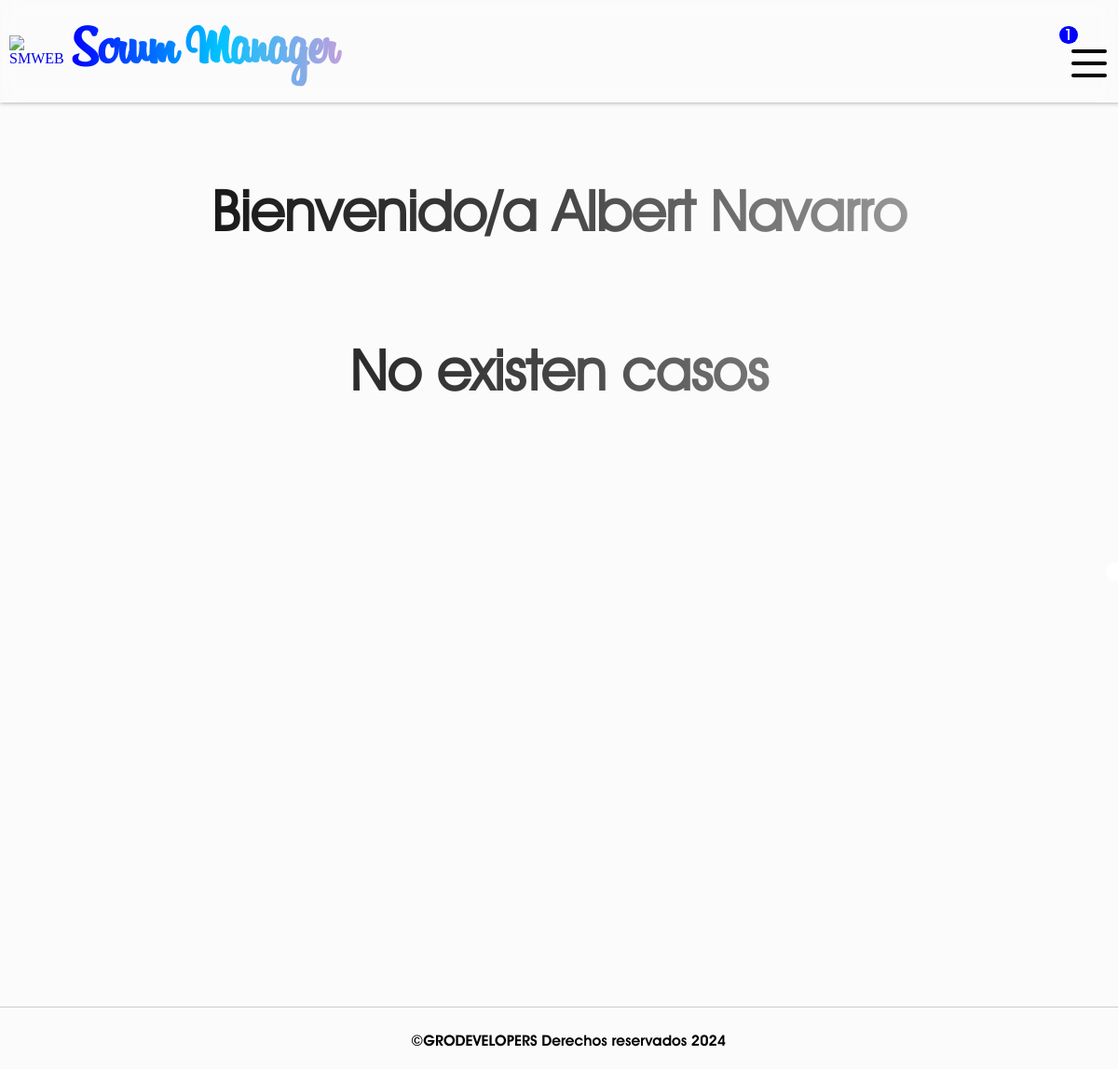
/ (signed in), run on an earlier commit of the app's database.
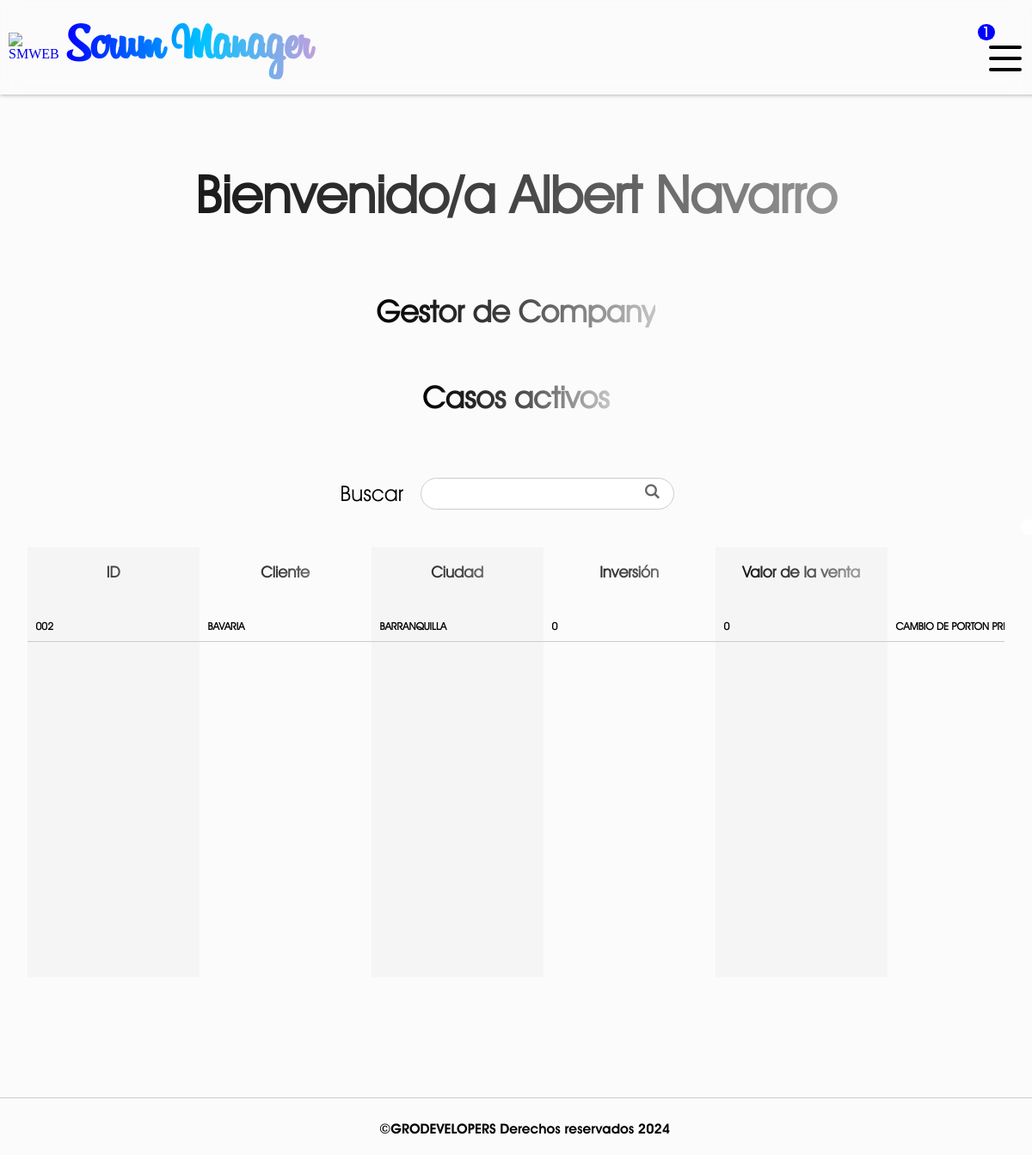
And on a later commit of the database.
### SMWEB/models.py (models this page shows, shortened)
class CustomUser(AbstractUser):
    rol = models.CharField(max_length=60, null=False)
    company = models.ForeignKey(Company, on_delete=models.CASCADE, null=True)
    class Meta:
        verbose_name = 'Usuario'
        verbose_name_plural = 'Usuarios'

class Company(models.Model):
    name = models.CharField(verbose_name="Empresa", max_length=255, null=False)
    status = models.BooleanField(verbose_name="¿Activo?", default= True)
    users_limit = models.IntegerField(verbose_name="Limite de usuarios", default=10)
    created_at = models.DateField(verbose_name="Creada el", auto_now_add=True)
    class Meta:
        verbose_name = 'Empresa'
        verbose_name_plural = 'Empresas'
    def __str__(self):
        return self.name

class WorkOrder(models.Model):
    order_id = models.CharField(verbose_name="Número de caso", max_length=255, primary_key = True)
    client = models.CharField(verbose_name="Cliente", max_length=255, null=False, default="")
    city = models.CharField(verbose_name="Ciudad", max_length=255, null=False)
    invesment = models.DecimalField(verbose_name="Inversión", max_digits=20, decimal_places=2, null= True)
    sales_value = models.DecimalField(verbose_name="Valor de venta", max_digits=20, decimal_places=2, null= True)
    service_description = models.TextField(verbose_name="Descripción del servicio")
    remarks = models.TextField("Observaciones del caso", null= True)
    in_charge = models.CharField(verbose_name="Encargado", max_length=255, null=False, default="")
    assigned_by = models.CharField(verbose_name="Asignado por", max_length=255, null= False, default="")
    status = models.CharField(verbose_name="Estado", max_length=50, null= False, default="Activo")
    created_at = models.DateField(verbose_name="Asignado el", auto_now_add=True)
    company = models.CharField(verbose_name="Empresa", max_length=255, null=False, default="")
    class Meta:
        verbose_name = 'Orden de trabajo'
        verbose_name_plural = 'Ordenes de trabajo'

### SMWEB/views.py (the view, shortened to what this page needs)
# urls.py: path('', views.inicio, name='inicio'),
def inicio(request):
    if request.user.is_authenticated:
        user_rol = request.user.rol
        user_company = request.user.company_id
        if request.user.is_staff:
            return render(request, 'index.html')
        if user_rol == 'gerente':
            if request.method == 'POST':
                    search = request.POST['search']
                    if search == '':
                        return redirect('inicio')
                    orders = WorkOrder.objects.filter(Q(company = user_company) &
                                                      Q(order_id__icontains= search) |
                                                      Q(in_charge__icontains= search) |
                                                      Q(city__icontains = search) |
                                                      Q(client__icontains = search) |
                                                      Q(status__icontains = search)).order_by('-order_id')
                    if orders:
                        formatted_invesment = []
                        formatted_sales = []
                        for order in orders:
                            if order.invesment is not None:
                                invesment = format_amount(order.invesment)
                                formatted_invesment.append(invesment)
                            else:
                                formatted_invesment.append(0)
                            if order.sales_value is not None:
                                sales = format_amount(order.sales_value)
                                formatted_sales.append(sales)
                            else:
                                formatted_sales.append(0)
                        return render(request, 'index.html',{
                        'orders': orders,
                        'formatted_invesment': formatted_invesment,
                        'formatted_sales': formatted_sales
                        })
                    messages.warning(request, 'No hay resultados para tu búsqueda')
                    return redirect('inicio')
            orders = WorkOrder.objects.filter(company = user_company).order_by('-order_id')
            formatted_invesment = []
            formatted_sales = []
            for order in orders:
                if order.invesment is not None:
                    invesment = format_amount(order.invesment)
                    formatted_invesment.append(invesment)
                else:
                    formatted_invesment.append(0)
                if order.sales_value is not None:
                    sales = format_amount(order.sales_value)
                    formatted_sales.append(sales)
                else:
                    formatted_sales.append(0)
            return render(request, 'index.html',{
            'orders': orders,
            'formatted_invesment': formatted_invesment,
            'formatted_sales': formatted_sales
        })
        elif user_rol == 'gestor':
            first_name = request.user.first_name
            orders = WorkOrder.objects.filter(in_charge = first_name.upper()).filter(company = user_company).order_by('-order_id')
            formatted_invesment = []
            formatted_sales = []
            for order in orders:
                if order.invesment is not None:
                    invesment = format_amount(order.invesment)
                    formatted_invesment.append(invesment)
                else:
                    formatted_invesment.append(0)
                if order.sales_value is not None:
                    sales = format_amount(order.sales_value)
                    formatted_sales.append(sales)
                else:
                    formatted_sales.append(0)
            return render(request, 'index.html',{
            'orders': orders,
            'formatted_invesment': formatted_invesment,
            'formatted_sales': formatted_sales
        })
        elif user_rol == 'recursos humanos':
            pass
        elif user_rol == 'financiero':
            pass
        elif user_rol == 'compras':
            pass
    return render(request, 'index.html')

### SMWEB/context_processors.py (called while the page is built)
def get_rejected_payments(request):
    if request.user.is_authenticated:
        company_id = request.user.company_id
        first_name = request.user.first_name
        rejected_payments = PaymentRejected.objects.filter(company = company_id).filter(in_charge = first_name.upper()).count()
        return {
            'rejected_payments': rejected_payments
        }
    return {
        'rejected_payments': False
        }

def get_payments(request):
    if request.user.is_authenticated:
        company_id = request.user.company_id
        payments = OrderPayment.objects.filter(company = company_id).count()
        return {
            'received_payments': payments
        }
    return {
        'received_payments': False
        }

def get_affiliations(request):
    if request.user.is_authenticated:
        company_id = request.user.company_id
        affiliations = Affiliation.objects.filter(company = company_id).count()
        return {
            'received_affiliations': affiliations
        }
    return {
        'received_affiliations': False
        }

### SMWEB/templates/index.html (shortened to what this page needs)
{% extends "layout.html" %}
{% load static %}
{% block content %}
    {% if user.is_authenticated %}
        <h1 id="title" >Bienvenido/a {{user.first_name|capfirst}} {{user.last_name|capfirst}}</h1>
        {% if orders %}
            <h2 id="subtitle" class="subtitle_index">{{user.rol|capfirst}} de {{user.company}}</h2>
            <h2 id="subtitle" class="subtitle_index">Casos activos</h2>
            <form action="" method="post" class="search_engine">
                <label for="search">Buscar</label>
                <input type="text" name="search">
                <input type="submit" class="symbol_search" value="L">
            </form>
            <section id="orders">
                <div class="orders__column orders__column--id">
                    <h3 class="column__title-orders">ID</h3>
                    {% for order in orders %}
                        <div class="orders__element orders__element-id"><a href="{% url 'update-order' order.order_id %}">{{order.order_id}}</a></div>
                    {% endfor %}
                </div>
                <div class="orders__column orders__column--client">
                    <h3 class="column__title-orders">Cliente</h3>
                    {% for order in orders %}
                        <div class="orders__element orders__element-client">{{order.client}}</div>
                    {% endfor %}
                </div>
                <div class="orders__column orders__column--city">
                    <h3 class="column__title-orders">Ciudad</h3>
                    {% for order in orders %}
                        <div class="orders__element orders__element-city">{{order.city}}</div>
                    {% endfor %}
                </div>
                <div class="orders__column orders__column--invesment">
                    <h3 class="column__title-orders">Inversión</h3>
                    {% for invesment in formatted_invesment %}
                        <div class="orders__element orders__element-invesment">{{invesment}}</div>
                    {% endfor %}
                </div>
                <div class="orders__column orders__column--sales_value">
                    <h3 class="column__title-orders">Valor de la venta</h3>
                    {% for sales in formatted_sales %}
                        <div class="orders__element orders__element-sales_value">{{sales}}</div>
                    {% endfor %}
                </div>
                <div class="orders__column orders__column--service_description">
                    <h3 class="column__title-orders">Descripción</h3>
                    {% for order in orders %}
                        <div class="orders__element orders__element-service_description">{{order.service_description}}</div>
                    {% endfor %}
                </div>
            </section>
        {% elif user.rol == 'recursos humanos' %}
            <h2 id="subtitle" class="subtitle_index">{{user.rol|capfirst}} de {{user.company}}</h2>
        {% elif user.rol == 'financiero' %}
        <h2 id="subtitle" class="subtitle_index">{{user.rol|capfirst}} de {{user.company}}</h2>
        {% elif user.is_staff %}
            <h2 id="subtitle" class="subtitle_index">Administrador de Scrum Manager Web</h2>
        {% else %}
            <h1 id="title" >No existen casos</h1>
        {% endif %}
    {% endif %}
{% endblock %}

What changed in the data, as far as the page shows it:
changed CustomUser "Albert": rol (not shown) → "Gestor"; company (not shown) → "Company"
added WorkOrder: order_id "002", client "BAVARIA", city "BARRANQUILLA", service_description "CAMBIO DE PORTON…"
Also different on the page:
form field value: (not shown) → "L"
text no longer shown: "No existen casos"
text now shown: "de Casos activos Buscar ID Cliente Ciudad Inversión Valor de la venta"
new list line: "0"
